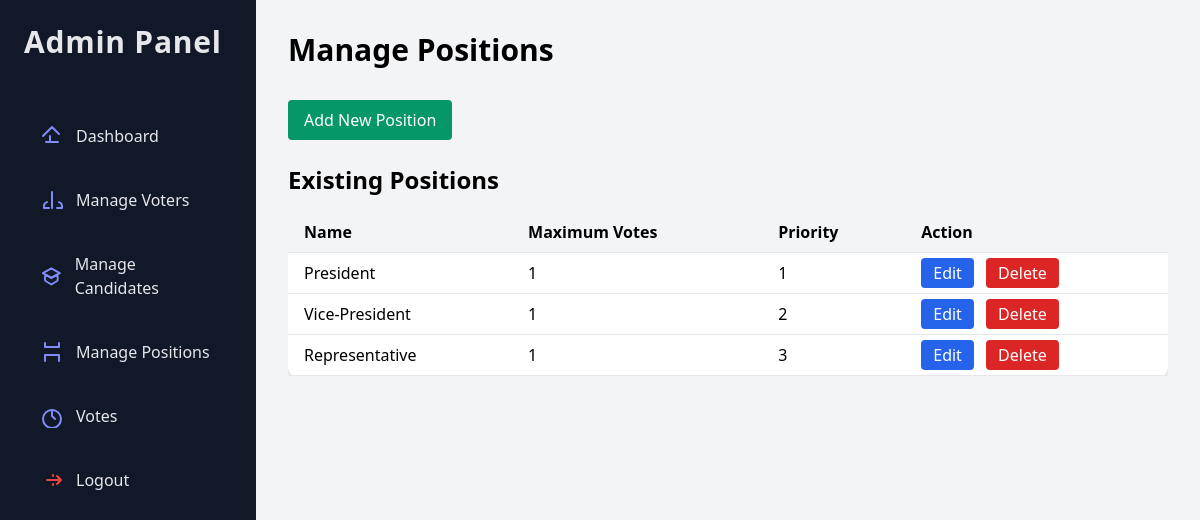
/manage-positions/ (signed in), run on an earlier commit of the app's database.
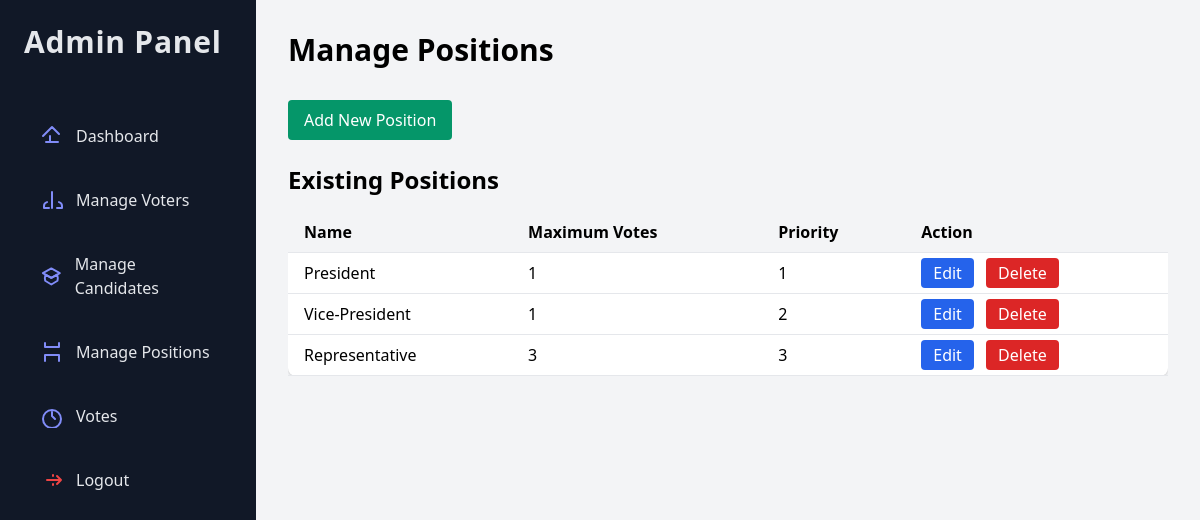
And on a later commit of the database.
### core/models.py (models this page shows, shortened)
class Position(models.Model):
    name = models.CharField(max_length=100)
    max_votes = models.PositiveIntegerField()
    priority = models.PositiveIntegerField()
    created_at = models.DateTimeField(auto_now_add=True)
    updated_at = models.DateTimeField(auto_now=True)

### core/views.py (the view)
# urls.py: path('manage-positions/', core_views.manage_positions, name='manage_positions'),
@staff_member_required
def manage_positions(request):
    if request.method == 'POST':
        form = PositionForm(request.POST)
        if form.is_valid():
            form.save()
            return redirect('manage_positions')
    else:
        form = PositionForm()
    positions = Position.objects.all()
    return render(request, 'admin/manage_positions.html', {
        'form': form,
        'positions': positions
    })

### core/templates/admin/manage_positions.html (shortened to what this page needs)
{% extends "admin_base.html" %}
{% load widget_tweaks %}
{% block header_title %}Manage Positions{% endblock %}
{% block admin_content %}
<button id="openModalBtn" class="bg-green-600 text-white px-4 py-2 rounded hover:bg-green-700 mb-6">
    Add New Position
</button>
<h2 class="text-2xl font-bold mb-4">Existing Positions</h2>
<div class="overflow-x-auto">
    <table class="min-w-full bg-white rounded-lg shadow">
        <thead class="bg-gray-100">
            <tr>
                <th class="text-left px-4 py-2 border-b">Name</th>
                <th class="text-left px-4 py-2 border-b">Maximum Votes</th>
                <th class="text-left px-4 py-2 border-b">Priority</th>
                <th class="text-left px-4 py-2 border-b">Action</th>
            </tr>
        </thead>
        <tbody>
            {% for position in positions %}
            <tr class="hover:bg-gray-50">
                <td class="px-4 py-2 border-b">{{ position.name }}</td>
                <td class="px-4 py-2 border-b">{{ position.max_votes }}</td>
                <td class="px-4 py-2 border-b">{{ position.priority }}</td>
                <td class="px-4 py-2 border-b space-x-2">
                    <a href="{% url 'edit_position' position.id %}" class="px-3 py-1 bg-blue-600 text-white rounded hover:bg-blue-700">Edit</a>
                    <a href="{% url 'delete_position' position.id %}" class="px-3 py-1 bg-red-600 text-white rounded hover:bg-red-700">Delete</a>
                </td>
            </tr>
            {% empty %}
            <tr>
                <td colspan="4" class="px-4 py-2 text-center text-gray-500">No positions found.</td>
            </tr>
            {% endfor %}
        </tbody>
    </table>
</div>
{% endblock %}

What changed in the data, as far as the page shows it:
changed Position "Representative": max_votes "1" → "3"
